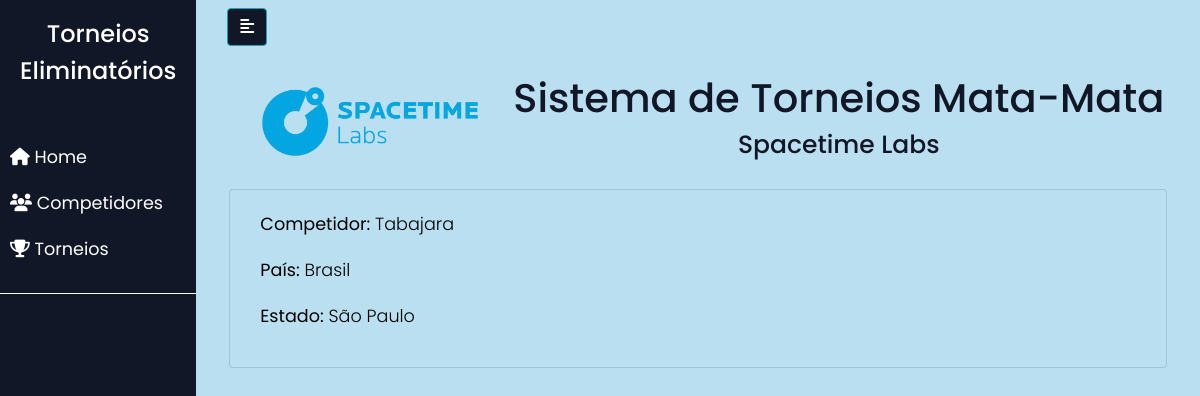
The app's page /competidor/exibir_competidor/16 with its own data.
### competidor/models.py (models this page shows, shortened)
class Competidor(models.Model):
    nome_competidor = models.CharField(max_length=120)
    pais = models.CharField(max_length=120)
    estado = models.CharField(max_length=120)
    class Meta:
        ordering = ["-id"]

### competidor/views.py (the view)
def competidor_view(request, pk):
    competidor = get_object_or_404(Competidor, pk=pk)
    context = {}
    context["competidor"] = competidor
    template_name = "exibir_competidor.html"
    return render(request, template_name, context)

### competidor/templates/exibir_competidor.html (shortened to what this page needs)
{% extends 'base.html' %}
{% load widget_tweaks %}
{% load bootstrap4 %}
{% load crispy_forms_tags %}
{% block content %}
<body>
    <div class="card card-body" style="background-color: #badff0">
        <div class="container-fluid">
            <div class="well">
                <div class="form-row">
                    <p><b>Competidor:</b> {{ competidor.nome_competidor }}</p>
                </div>
                <div class="form-row">
                    <p><b>País:</b> {{ competidor.pais }}</p>
                </div>
                <div class="form-row">
                    <p><b>Estado:</b> {{ competidor.estado }}</p>
                </div>
            </div>
        </div>
    </div>
{% endblock %}

### static/css/styles.css (style rules this page uses)
body { font-family: 'Poppins', sans-serif; background: #badff0; }
p { font-family: 'Poppins', sans-serif; font-size: 1.1em; font-weight: 300; line-height: 1.7em; color: #000000; }

### records on screen
Competidor: nome_competidor "Tabajara", pais "Brasil", estado "São Paulo"
